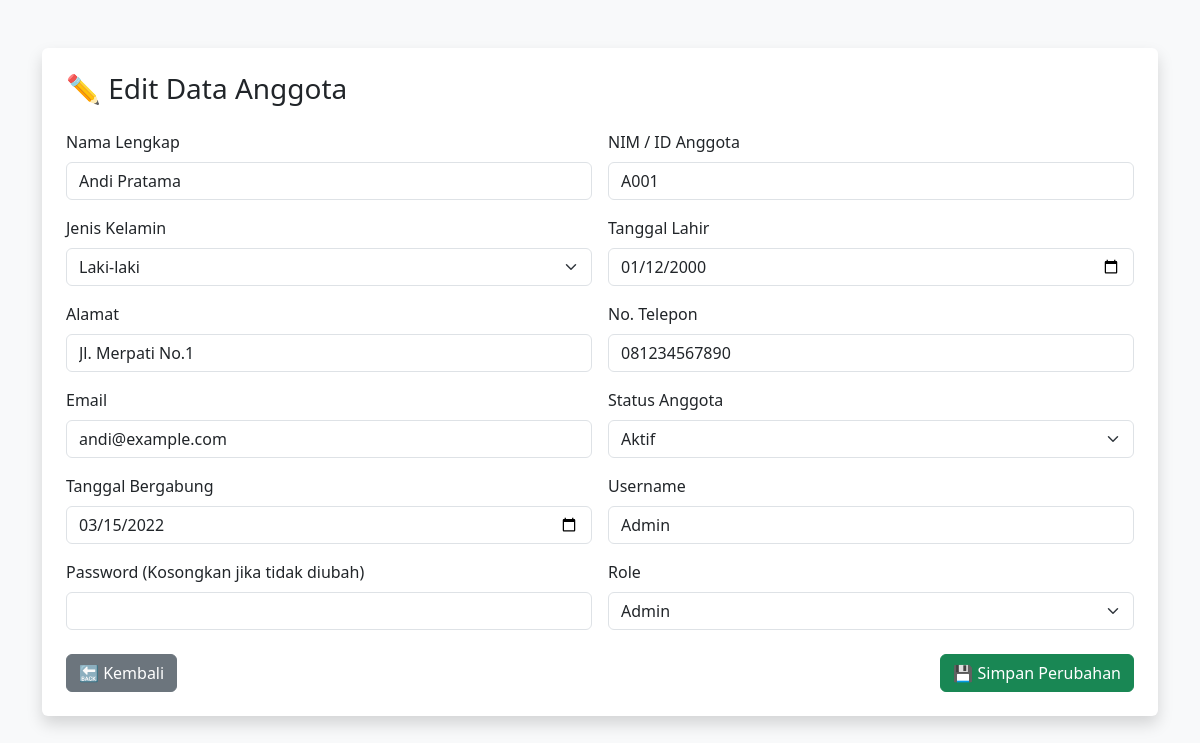
Screenshot of /edit_anggota.php?id=1 with the database file from the repository.
### tables this page shows
CREATE TABLE IF NOT EXISTS anggota_perpustakaan (
    ID INT PRIMARY KEY,
    Nama_Lengkap VARCHAR(100),
    NIM_ID_Anggota VARCHAR(10),
    Jenis_Kelamin ENUM('Laki-laki', 'Perempuan'),
    Tanggal_Lahir DATE,
    Alamat VARCHAR(255),
    No_Telepon VARCHAR(15),
    Email VARCHAR(100),
    Status_Anggota ENUM('Aktif', 'Tidak Aktif'),
    Tanggal_Bergabung DATE,
    Username VARCHAR(50) NOT NULL UNIQUE,
    Password VARCHAR(255) NOT NULL,
    Role ENUM('Admin', 'Anggota') DEFAULT 'Anggota',
    Created_at TIMESTAMP DEFAULT CURRENT_TIMESTAMP
);

### edit_anggota.php (the view, shortened to what this page needs)
<?php
include 'koneksi.php';
$id = $_GET['id'] ?? null;
$query = "SELECT * FROM anggota_perpustakaan WHERE ID = $id";
$result = mysqli_query($conn, $query);
$data = mysqli_fetch_assoc($result);
?>
<!DOCTYPE html>
<html>
<head>
    <link href="https://cdn.jsdelivr.net/npm/bootstrap@5.3.0/dist/css/bootstrap.min.css" rel="stylesheet">
</head>
<body class="bg-light">
<div class="container mt-5">
    <div class="bg-white p-4 shadow rounded">
        <h3 class="mb-4">✏️ Edit Data Anggota</h3>
        <form method="POST">
            <div class="row g-3">
                <div class="col-md-6">
                    <label class="form-label">Nama Lengkap</label>
                    <input type="text" name="Nama_Lengkap" class="form-control" value="<?= $data['Nama_Lengkap'] ?>" required>
                </div>
                <div class="col-md-6">
                    <label class="form-label">NIM / ID Anggota</label>
                    <input type="text" name="NIM_ID_Anggota" class="form-control" value="<?= $data['NIM_ID_Anggota'] ?>" required>
                </div>
                <div class="col-md-6">
                    <label class="form-label">Jenis Kelamin</label>
                    <select name="Jenis_Kelamin" class="form-select" required>
                        <option value="Laki-laki" <?= $data['Jenis_Kelamin'] == 'Laki-laki' ? 'selected' : '' ?>>Laki-laki</option>
                    </select>
                </div>
                <div class="col-md-6">
                    <label class="form-label">Tanggal Lahir</label>
                    <input type="date" name="Tanggal_Lahir" class="form-control" value="<?= $data['Tanggal_Lahir'] ?>" required>
                </div>
                <div class="col-md-6">
                    <label class="form-label">Alamat</label>
                    <input type="text" name="Alamat" class="form-control" value="<?= $data['Alamat'] ?>" required>
                </div>
                <div class="col-md-6">
                    <label class="form-label">No. Telepon</label>
                    <input type="text" name="No_Telepon" class="form-control" value="<?= $data['No_Telepon'] ?>" required>
                </div>
                <div class="col-md-6">
                    <label class="form-label">Email</label>
                    <input type="email" name="Email" class="form-control" value="<?= $data['Email'] ?>" required>
                </div>
                <div class="col-md-6">
                    <label class="form-label">Status Anggota</label>
                    <select name="Status_Anggota" class="form-select" required>
                        <option value="Aktif" <?= $data['Status_Anggota'] == 'Aktif' ? 'selected' : '' ?>>Aktif</option>
                    </select>
                </div>
                <div class="col-md-6">
                    <label class="form-label">Tanggal Bergabung</label>
                    <input type="date" name="Tanggal_Bergabung" class="form-control" value="<?= $data['Tanggal_Bergabung'] ?>" required>
                </div>
                <div class="col-md-6">
                    <label class="form-label">Username</label>
                    <input type="text" name="Username" class="form-control" value="<?= $data['Username'] ?>" required>
                </div>
                <div class="col-md-6">
                    <label class="form-label">Password (Kosongkan jika tidak diubah)</label>
                    <input type="password" name="Password" class="form-control">
                </div>
                <div class="col-md-6">
                    <label class="form-label">Role</label>
                    <select name="Role" class="form-select" required>
                        <option value="Admin" <?= $data['Role'] == 'Admin' ? 'selected' : '' ?>>Admin</option>
                    </select>
                </div>
            </div>
            <div class="mt-4 d-flex justify-content-between">
                <a href="halaman_admin.php" class="btn btn-secondary">🔙 Kembali</a>
                <button type="submit" class="btn btn-success">💾 Simpan Perubahan</button>
            </div>
        </form>
    </div>
</div>
</body>
</html>

### rows the page displays
anggota_perpustakaan: Nama_Lengkap "Andi Pratama", NIM_ID_Anggota "A001", Jenis_Kelamin "Laki-laki", Tanggal_Lahir "01/12/2000", Alamat "Jl. Merpati No.1", No_Telepon "081234567890", Email "andi@example.com", Status_Anggota "Aktif", Tanggal_Bergabung "03/15/2022", Username "Admin", Role "Admin"
